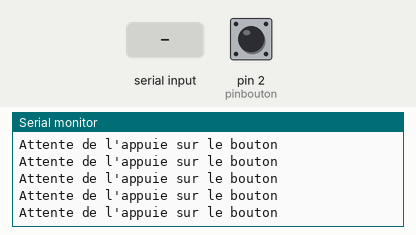
Recording of a sketch running on a simulated Arduino Uno, built with avr-gcc and run on an emulated ATmega328P. On the bench: the last lines printed to the serial monitor. The inputs (shaded band) are chosen by the test bench; at power-on: pin 2 (pinbouton) HIGH.

Above: at 1.2 s.
1.3 s: pin 2 (pinbouton) pulled LOW for 0.15 s
At 2.7 s:
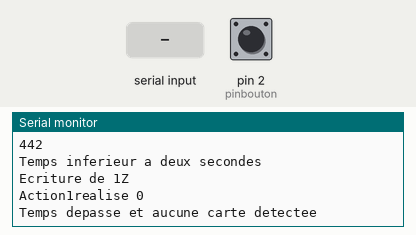
2.9 s: "Y" received over the second serial link
5.9 s: pin 2 (pinbouton) pulled LOW for 1 s
8.4 s: "Z" received over the second serial link
At 9.0 s:
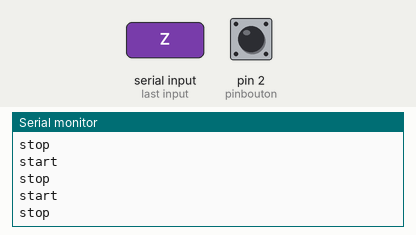
Timing chart, 0 to 11.0 s (numbered marks = the images above; inputs shaded):
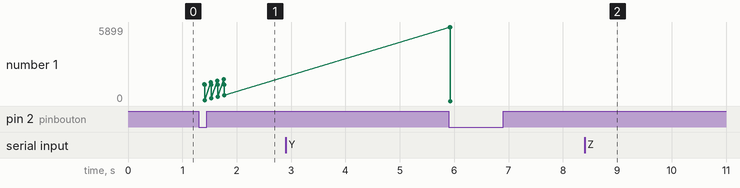

Measured:
- after the input at 1.3 s, the serial monitor: prints a new line after 0.08 s (image 1)
- after the input at 8.4 s, the serial monitor: prints a new line after 0.10 s (image 2)

The sketch:

test.ino
```cpp
//GESTION BOUTON
const byte pinbouton = 2;
boolean etatbouton = 0;
//--------------

//GESTION RS232 SORTIE
#include <SoftwareSerial.h>
const int RXsortie = 10;                   // à renseigner.
const int TXsortie = 11;                   // à renseigner.
SoftwareSerial sortie(RXsortie, TXsortie);   // RX, TX
//--------------

//VARIABLE
boolean action1realise = 0;
boolean action2realise = 0;

unsigned long temps;
//--------------

//TABLEAU
char qe;
char tableau1[99];
char tableau2[99];
int x=0;
int n = 0;
int i = 0;
//--------------


void setup() {
  //GESTION BOUTON
  pinMode(pinbouton, INPUT_PULLUP);
  attachInterrupt(digitalPinToInterrupt(pinbouton), interruption, FALLING);
  //--------------

  //GESTION RS232 SORTIE
  sortie.begin(57600);
  //--------------

  Serial.begin(9600);
}
void loop() {

  while (etatbouton == 0) {                                                                //a Ici temps que l'on a pas appuyé sur le bouton il ne se passera rien.
    Serial.println("Attente de l'appuie sur le bouton");
  }                                                                                        //a

  while (action1realise == 0) {                                                              //b Réalisation de l'action 1 qui consiste à compter le nombre de block
    Serial.println("Action1realise 0");
    if ((millis() - temps) <= 500) {                                                         //c-0 Pour verifier qu'il y a des block on envoie un caractère en l'attente d'une réponse si réponse alors le block fait la meme chose à coté si pas de réponse alors pas d'autres block
            Serial.println(millis());
      Serial.println(temps);

      Serial.println(millis()-temps);
      Serial.println("Temps inferieur a deux secondes");
      if (!sortie.available()) {                                                                  //d-0 Si l'on ne reçoit rien alors on écrit 1Z 1=block maitre et Z=STOP
        sortie.write("1Z");
        Serial.println("Ecriture de 1Z");
        delay(100);
      }                                                                                           //d-0
      else {                                                                                      //d-1 Si l'on recoit qqchose alors on vérifie que l'on recoit Y qui signifira que l'on a bien une carte à coté
        //Serial.println("On recoit bien quelque chose");
        if (sortie.read() == 'Y') {
          Serial.println("Lecture de la lettre Y");
          action1realise = 1;
        }
        //else{Serial.println("Mais on ne sait pas quoi");}
      }                                                                                           //d-1
    }                                                                                         //c-0
    else {                                                                                    //c-1 Si l'on a dépassé le temps de vérification sela signifie qu'il n'y a pas d'autre carte = réinitialisation totale
      Serial.println("Temps depasse et aucune carte detectee");
      delay(5000);
      erreur();
    }                                                                                         //c-1
  }

  while (action2realise == 0) {                                  //!Permet de n'envoyer qu'une seule fois l'information à partir du moment ou la communication est faite
    Serial.println("Action2realise 0");
  sortie.begin(57600);
 if (sortie.available())                       //:Si on reçoit quelque chose alors :
      {
        Serial.println("On recoit quelque chose");
        qe = sortie.read();                            //Lecture de ce que je reçoit
        //Serial.print(qe);
        tableau2[x] = qe;                                  //Stockage de ce que je reçoit dans un tableau en fonction de i
        x++;                                             //Incrémentation de i pour stocker la prochaine donnée éventuelle dans le tableau
        if (qe == 'Z')                                       //;Si on reçoit A, cela signifie que l'on a reçu la totalité des données
        {
          Serial.println("On recoit Z");
            sortie.begin(57600);

          sortie.write('Y');                                   //On envoie Z pour signifier que l'on a bien compris le message
          delay(100);
          i = x;                                                 //On sauvegarde la valeur de i dans z
          action2realise = 1;
        }                                                    //;
      }
      else{Serial.println("Non, on ne recoit rien");}
  }
  while(action2realise == 1) { Serial.println("start");
    for (x = 0; x < i-1; x++) {                        //-Pour i allant de 0 à z(= à i) on va lire le tableau (afin de potentiellement le renvoyer
      Serial.println(tableau2[x]);
    }                                                //-
    Serial.println("stop");}
  Serial.println("fin");
}                                                                                         //b
```

fonction.ino
```cpp
void interruption() {
  if (etatbouton == 1) {
    erreur();
    loop();
  }
  else {
    etatbouton = 1;
    temps = millis();
  }
  while (digitalRead(pinbouton) == 1);
}

void erreur() {
  //asm("jmp 0x00");
  //etatbouton = 0;
  action1realise = 0;
  action2realise = 0;
  x = 0;
  n = 0;
  i = 0;
      temps = millis();

}

void communicationradio() {}
```
